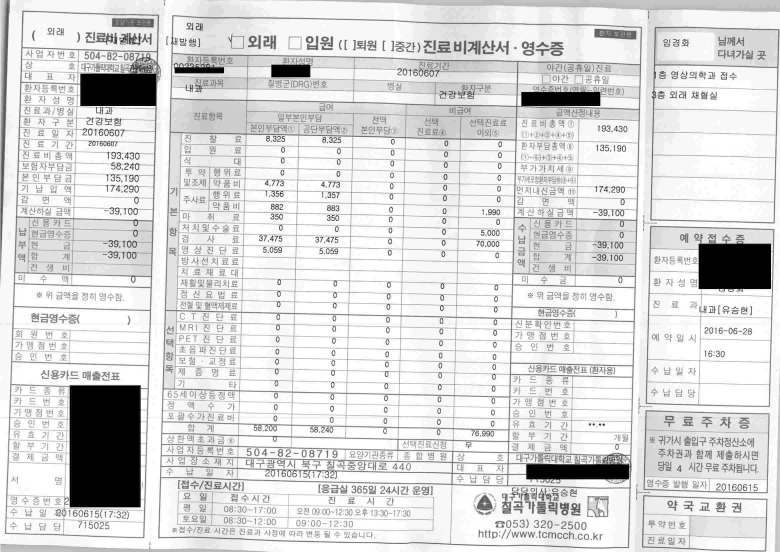
#> input picture 2016070614442800.jpg, 2339 x 1656 px (shown at 1/3 size)
$ python noiseReduceLineDelete.py 2016070614442800.jpg
#> lines starting #> are read from the running program, lines starting #| are printed output that depends on the picture; after the words box and inside, x2 and y2 are one past the last pixel; in counts of white or black regions, pixels touching at a corner belong together
"""
@file morph_lines_detection hskim
"""
import numpy as np
import sys
import cv2 as cv

#지워야할 수평 선의 두께
deleteHorizontalLineWeight = 2
#지워야할 수직 선의 두께
deleteVerticalLineWeight = 2

def show_wait_destroy(winname, img):
    cv.imshow(winname, cv.resize(img, None, fx=0.5, fy=0.5, interpolation=cv.INTER_AREA))
    cv.moveWindow(winname, 500, 0)
    cv.resizeWindow(winname, 1200, 1200)
    cv.waitKey(0)
    cv.destroyWindow(winname)

def main(argv):
    # [load_image]
    if len(argv) < 1:
        print ('Not enough parameters')
        print ('Usage:\nmorph_lines_detection.py < path_to_image >')
        return -1
    # Load the image
    src = cv.imread(argv[0], cv.IMREAD_COLOR)
#> src is the input picture: shape (1656, 2339, 3); min 0, max 255, mean 218.2
    # Check if image is loaded fine
    if src is None:
        print ('Error opening image: ' + argv[0])
        return -1

    #컬러 이미지 흑백 처리
    if len(src.shape) != 2:
        gray = cv.cvtColor(src, cv.COLOR_BGR2GRAY)
    else:
        gray = src

    # otsu 알고리즘 노이즈 제거 처리
    img_blur = cv.GaussianBlur(gray, (5, 5), 0)
    ret, horizontal = cv.threshold(img_blur, 0, 255, cv.THRESH_BINARY + cv.THRESH_OTSU)
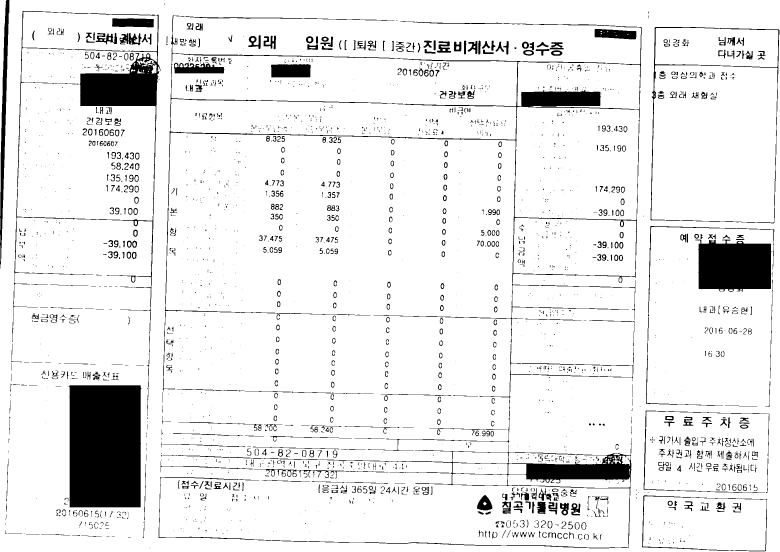
#> horizontal: shape (1656, 2339) (shown at 1/3 size); 91.4% white; 2509 black regions (1508 under 20 px), largest, box (x1, y1, x2, y2) and area: (207, 1156, 426, 1522) 77977, (495, 46, 1925, 1251) 33573, (43, 33, 482, 1248) 32524
#> ret = 150
    show_wait_destroy("horizontal1", horizontal)

    #fastNI 알고리즘 노이즈 제거 처리 otsu 가 성능이 안나올경우 사용
    # horizontal = cv.fastNlMeansDenoising(horizontal, None, 13, 13)

    #흑백 이미지 이진화 처리
    horizontal = cv.bitwise_not(horizontal)
    horizontal = cv.adaptiveThreshold(horizontal, 255, cv.ADAPTIVE_THRESH_MEAN_C, cv.THRESH_BINARY, 15, -2)
#> horizontal: shape (1656, 2339); 5.1% white; 2509 white regions (1508 under 20 px), largest, box (x1, y1, x2, y2) and area: (495, 46, 1925, 1251) 27090, (476, 1334, 1894, 1645) 15086, (43, 33, 482, 1248) 14443

    show_wait_destroy("horizontal1", horizontal)
#> call 2 of show_wait_destroy, with winname = 'horizontal1'
#> in show_wait_destroy (call 2), `cv.imshow(winname, cv.resize(img, None, fx=0.5, fy=0.5, interpolation=..`:
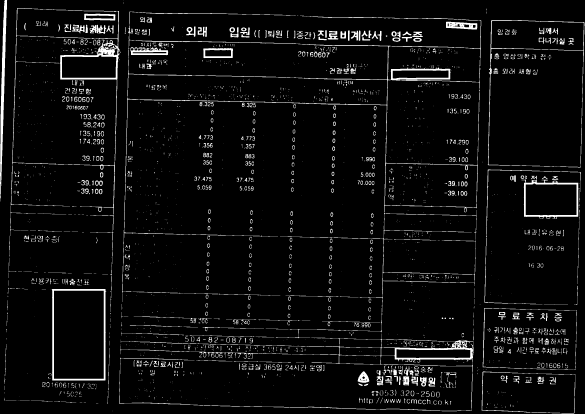
#> window 'horizontal1': shape (828, 1170) (shown at 1/2 size); min 0, max 255, mean 13.1

    horizontal = np.copy(horizontal)
    vertical = np.copy(horizontal)

    cols = horizontal.shape[1]
#> cols = 2339
    horizontal_size = cols / 20
#> horizontal_size = 117

    horizontalStructure = cv.getStructuringElement(cv.MORPH_RECT, (int(horizontal_size), 1))
    horizontalDilateStructure = cv.getStructuringElement(cv.MORPH_RECT, (int(horizontal_size), deleteHorizontalLineWeight))

    horizontal2 = cv.erode(horizontal, horizontalStructure)
#> horizontal2: shape (1656, 2339); 0.25% white; 51 white regions (15 under 20 px), largest, box (x1, y1, x2, y2) and area: (1637, 1431, 1831, 1438) 1188, (1637, 1393, 1831, 1399) 984, (299, 311, 413, 318) 795
    horizontal2 = cv.dilate(horizontal2, horizontalDilateStructure)
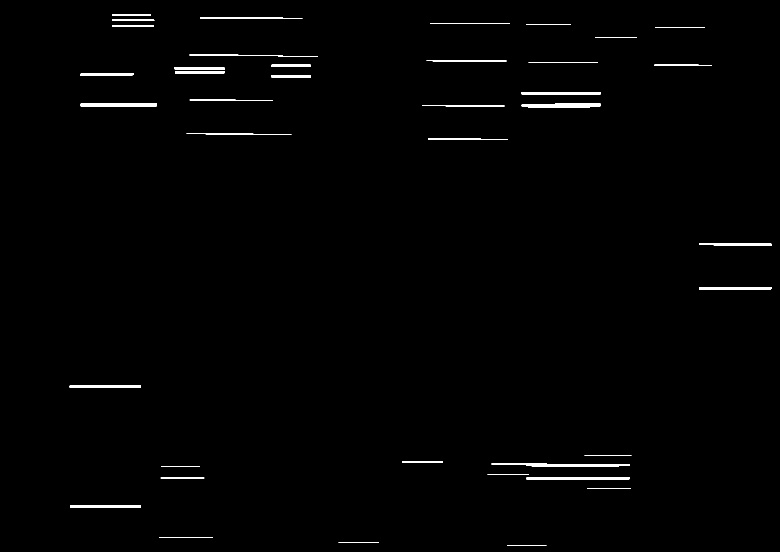
#> horizontal2: shape (1656, 2339) (shown at 1/3 size); 0.88% white; 40 white regions, largest, box (x1, y1, x2, y2) and area: (1474, 1391, 1889, 1400) 2318, (1580, 1431, 1889, 1439) 2302, (242, 311, 471, 319) 1829
    show_wait_destroy("horizontal1", horizontal2)
    horizontal = cv.bitwise_not(horizontal)
    horizontal = cv.add(horizontal, horizontal2)
#> horizontal: shape (1656, 2339); 95.6% white; 2618 black regions (1557 under 20 px), largest, box (x1, y1, x2, y2) and area: (43, 33, 482, 1248) 11004, (1120, 73, 1925, 1251) 10440, (0, 0, 29, 806) 7789
    show_wait_destroy("horizontal1", horizontal)
#> call 4 of show_wait_destroy, with winname = 'horizontal1'
#> in show_wait_destroy (call 4), `cv.imshow(winname, cv.resize(img, None, fx=0.5, fy=0.5, interpolation=..`:
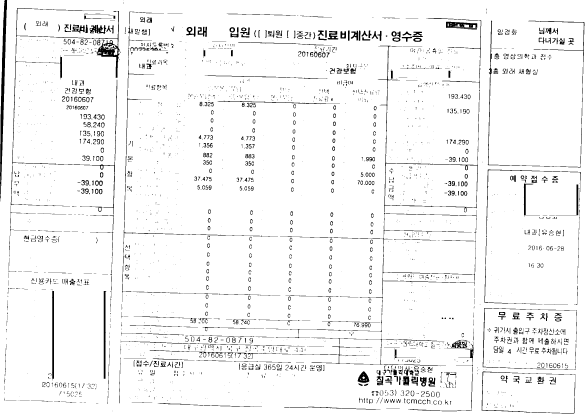
#> window 'horizontal1': shape (828, 1170) (shown at 1/2 size); min 0, max 255, mean 243.9
    rows = vertical.shape[0]
#> rows = 1656
    verticalsize = rows / 20
#> verticalsize = 82.8

    verticalStructure = cv.getStructuringElement(cv.MORPH_RECT, (1, int(verticalsize)))
#> verticalStructure = 82 values from 1 to 1
    verticalDilateStructure = cv.getStructuringElement(cv.MORPH_RECT, (deleteVerticalLineWeight, int(horizontal_size)))

    vertical = cv.erode(vertical, verticalStructure)
#> vertical: shape (1656, 2339); 0.31% white; 55 white regions (33 under 20 px), largest, box (x1, y1, x2, y2) and area: (1, 0, 26, 766) 5935, (209, 1197, 216, 1482) 1995, (415, 1197, 422, 1482) 1994
    vertical = cv.dilate(vertical, verticalDilateStructure)
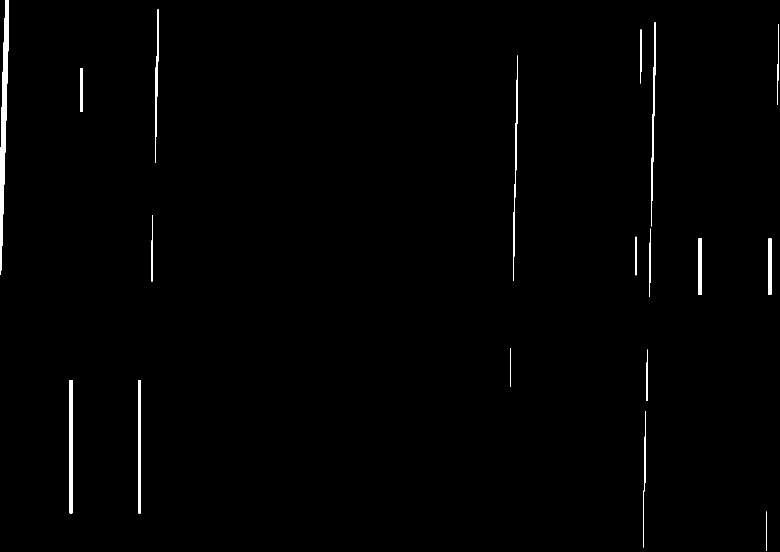
#> vertical: shape (1656, 2339) (shown at 1/3 size); 0.79% white; 19 white regions, largest, box (x1, y1, x2, y2) and area: (1, 0, 27, 824) 9218, (209, 1140, 217, 1540) 3200, (415, 1140, 423, 1540) 3199
    horizontal = cv.add(horizontal, vertical)
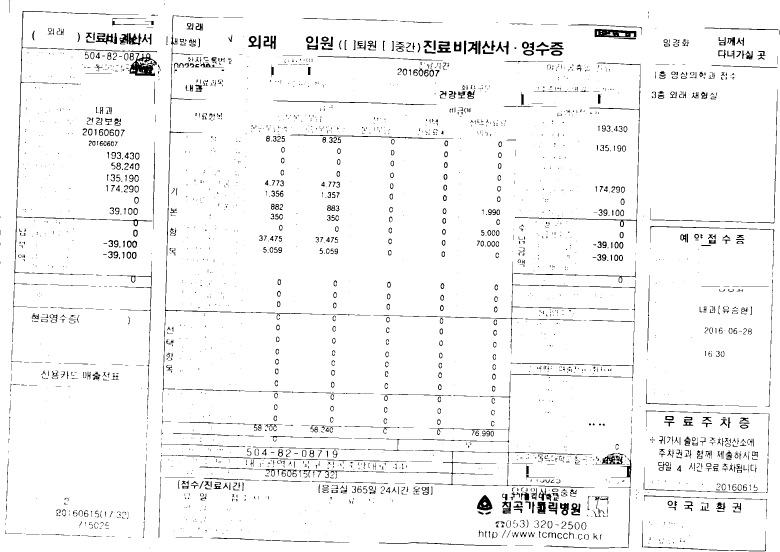
#> horizontal: shape (1656, 2339) (shown at 1/3 size); 96.2% white; 2685 black regions (1596 under 20 px), largest, box (x1, y1, x2, y2) and area: (43, 33, 471, 825) 4417, (495, 46, 1112, 946) 3477, (387, 159, 470, 228) 2839

    horizontal = cv.resize(horizontal, dsize=(1720, 1248), interpolation=cv.INTER_AREA)
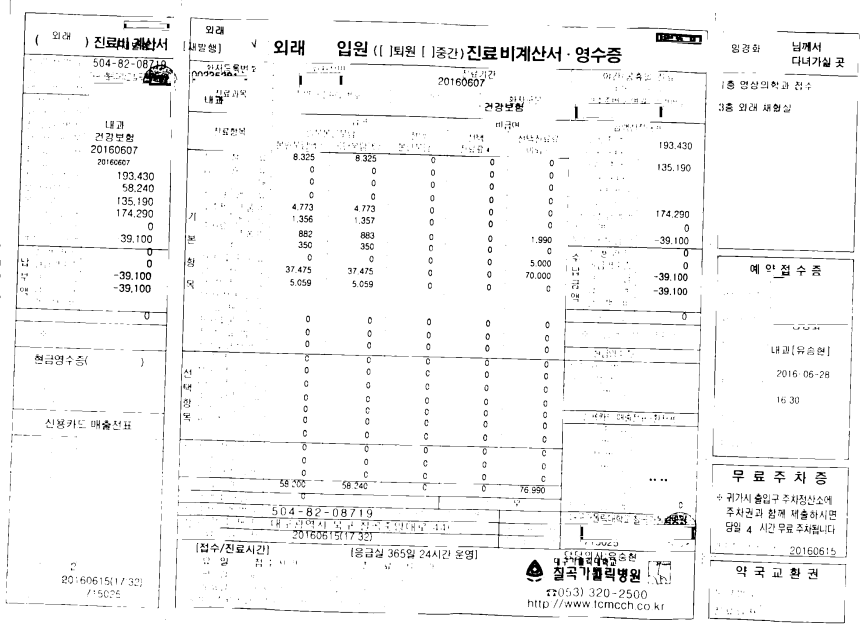
#> horizontal: shape (1248, 1720) (shown at 1/2 size); min 0, max 255, mean 245.3
    cv.imwrite("C:/ICR/uploads/Gray_Image2.jpg", horizontal)

    return 0
if __name__ == "__main__":
    main(sys.argv[1:])
